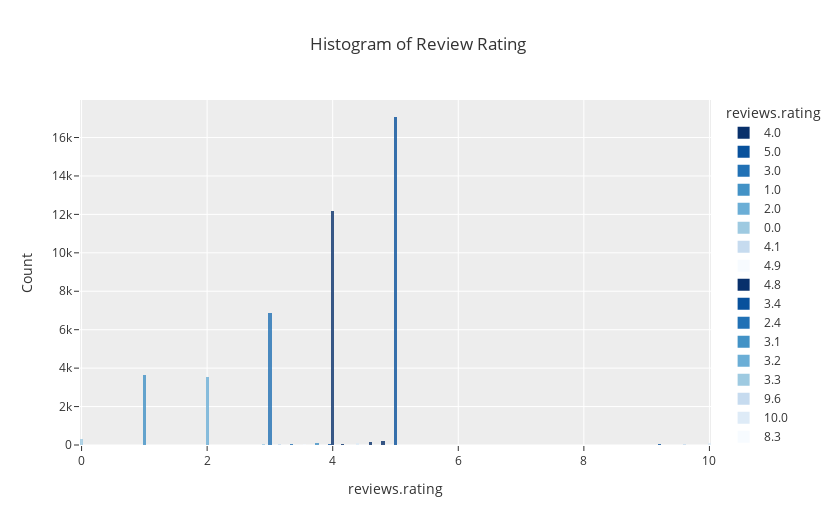

Here is the notebook cell this chart was saved with:
### Code cell
# count of ratings
fig = px.histogram(df,
             x = 'reviews.rating',
             title = 'Histogram of Review Rating',
             template = 'ggplot2',
             color = 'reviews.rating',
             color_discrete_sequence= px.colors.sequential.Blues_r,
             opacity = 0.8,
             height = 525,
             width = 835,
            )

fig.update_yaxes(title='Count')
fig.show()

### Figure 1 — Plotly figure (JSON) as saved in the notebook; plotly's stock layout.template omitted (floating-point values rounded to 4 significant figures; data arrays with more than 128 entries replaced by an {"elided": "..."} marker saying what was removed)
{"data": [{"alignmentgroup": "True", "bingroup": "x", "hovertemplate": "reviews.rating=%{x}<br>count=%{y}<extra></extra>", "legendgroup": "4.0", "marker": {"color": "rgb(8,48,107)", "opacity": 0.8, "pattern": {"shape": ""}}, "name": "4.0", "offsetgroup": "4.0", "orientation": "v", "showlegend": true, "type": "histogram", "x": {"elided": "12152 int values"}, "xaxis": "x", "yaxis": "y"}, {"alignmentgroup": "True", "bingroup": "x", "hovertemplate": "reviews.rating=%{x}<br>count=%{y}<extra></extra>", "legendgroup": "5.0", "marker": {"color": "rgb(8,81,156)", "opacity": 0.8, "pattern": {"shape": ""}}, "name": "5.0", "offsetgroup": "5.0", "orientation": "v", "showlegend": true, "type": "histogram", "x": {"elided": "17055 int values"}, "xaxis": "x", "yaxis": "y"}, {"alignmentgroup": "True", "bingroup": "x", "hovertemplate": "reviews.rating=%{x}<br>count=%{y}<extra></extra>", "legendgroup": "3.0", "marker": {"color": "rgb(33,113,181)", "opacity": 0.8, "pattern": {"shape": ""}}, "name": "3.0", "offsetgroup": "3.0", "orientation": "v", "showlegend": true, "type": "histogram", "x": {"elided": "6895 int values"}, "xaxis": "x", "yaxis": "y"}, {"alignmentgroup": "True", "bingroup": "x", "hovertemplate": "reviews.rating=%{x}<br>count=%{y}<extra></extra>", "legendgroup": "1.0", "marker": {"color": "rgb(66,146,198)", "opacity": 0.8, "pattern": {"shape": ""}}, "name": "1.0", "offsetgroup": "1.0", "orientation": "v", "showlegend": true, "type": "histogram", "x": {"elided": "3640 int values"}, "xaxis": "x", "yaxis": "y"}, {"alignmentgroup": "True", "bingroup": "x", "hovertemplate": "reviews.rating=%{x}<br>count=%{y}<extra></extra>", "legendgroup": "2.0", "marker": {"color": "rgb(107,174,214)", "opacity": 0.8, "pattern": {"shape": ""}}, "name": "2.0", "offsetgroup": "2.0", "orientation": "v", "showlegend": true, "type": "histogram", "x": {"elided": "3540 int values"}, "xaxis": "x", "yaxis": "y"}, {"alignmentgroup": "True", "bingroup": "x", "hovertemplate": "reviews.rating=%{x}<br>count=%{y}<extra></extra>", "legendgroup": "0.0", "marker": {"color": "rgb(158,202,225)", "opacity": 0.8, "pattern": {"shape": ""}}, "name": "0.0", "offsetgroup": "0.0", "orientation": "v", "showlegend": true, "type": "histogram", "x": {"elided": "337 int values"}, "xaxis": "x", "yaxis": "y"}, {"alignmentgroup": "True", "bingroup": "x", "hovertemplate": "reviews.rating=%{x}<br>count=%{y}<extra></extra>", "legendgroup": "4.1", "marker": {"color": "rgb(198,219,239)", "opacity": 0.8, "pattern": {"shape": ""}}, "name": "4.1", "offsetgroup": "4.1", "orientation": "v", "showlegend": true, "type": "histogram", "x": [4.1, 4.1, 4.1, 4.1, 4.1, 4.1, 4.1, 4.1, 4.1, 4.1, 4.1, 4.1, 4.1, 4.1], "xaxis": "x", "yaxis": "y"}, {"alignmentgroup": "True", "bingroup": "x", "hovertemplate": "reviews.rating=%{x}<br>count=%{y}<extra></extra>", "legendgroup": "4.9", "marker": {"color": "rgb(247,251,255)", "opacity": 0.8, "pattern": {"shape": ""}}, "name": "4.9", "offsetgroup": "4.9", "orientation": "v", "showlegend": true, "type": "histogram", "x": [4.9, 4.9, 4.9, 4.9, 4.9, 4.9], "xaxis": "x", "yaxis": "y"}, {"alignmentgroup": "True", "bingroup": "x", "hovertemplate": "reviews.rating=%{x}<br>count=%{y}<extra></extra>", "legendgroup": "4.8", "marker": {"color": "rgb(8,48,107)", "opacity": 0.8, "pattern": {"shape": ""}}, "name": "4.8", "offsetgroup": "4.8", "orientation": "v", "showlegend": true, "type": "histogram", "x": {"elided": "187 float values"}, "xaxis": "x", "yaxis": "y"}, {"alignmentgroup": "True", "bingroup": "x", "hovertemplate": "reviews.rating=%{x}<br>count=%{y}<extra></extra>", "legendgroup": "3.4", "marker": {"color": "rgb(8,81,156)", "opacity": 0.8, "pattern": {"shape": ""}}, "name": "3.4", "offsetgroup": "3.4", "orientation": "v", "showlegend": true, "type": "histogram", "x": [3.4, 3.4, 3.4, 3.4, 3.4, 3.4, 3.4, 3.4, 3.4, 3.4, 3.4, 3.4, 3.4, 3.4, 3.4, 3.4, 3.4], "xaxis": "x", "yaxis": "y"}, {"alignmentgroup": "True", "bingroup": "x", "hovertemplate": "reviews.rating=%{x}<br>count=%{y}<extra></extra>", "legendgroup": "2.4", "marker": {"color": "rgb(33,113,181)", "opacity": 0.8, "pattern": {"shape": ""}}, "name": "2.4", "offsetgroup": "2.4", "orientation": "v", "showlegend": true, "type": "histogram", "x": [2.4, 2.4, 2.4, 2.4], "xaxis": "x", "yaxis": "y"}, {"alignmentgroup": "True", "bingroup": "x", "hovertemplate": "reviews.rating=%{x}<br>count=%{y}<extra></extra>", "legendgroup": "3.1", "marker": {"color": "rgb(66,146,198)", "opacity": 0.8, "pattern": {"shape": ""}}, "name": "3.1", "offsetgroup": "3.1", "orientation": "v", "showlegend": true, "type": "histogram", "x": [3.1, 3.1, 3.1, 3.1, 3.1, 3.1, 3.1], "xaxis": "x", "yaxis": "y"}, {"alignmentgroup": "True", "bingroup": "x", "hovertemplate": "reviews.rating=%{x}<br>count=%{y}<extra></extra>", "legendgroup": "3.2", "marker": {"color": "rgb(107,174,214)", "opacity": 0.8, "pattern": {"shape": ""}}, "name": "3.2", "offsetgroup": "3.2", "orientation": "v", "showlegend": true, "type": "histogram", "x": [3.2, 3.2], "xaxis": "x", "yaxis": "y"}, {"alignmentgroup": "True", "bingroup": "x", "hovertemplate": "reviews.rating=%{x}<br>count=%{y}<extra></extra>", "legendgroup": "3.3", "marker": {"color": "rgb(158,202,225)", "opacity": 0.8, "pattern": {"shape": ""}}, "name": "3.3", "offsetgroup": "3.3", "orientation": "v", "showlegend": true, "type": "histogram", "x": [3.3, 3.3, 3.3, 3.3, 3.3, 3.3], "xaxis": "x", "yaxis": "y"}, {"alignmentgroup": "True", "bingroup": "x", "hovertemplate": "reviews.rating=%{x}<br>count=%{y}<extra></extra>", "legendgroup": "9.6", "marker": {"color": "rgb(198,219,239)", "opacity": 0.8, "pattern": {"shape": ""}}, "name": "9.6", "offsetgroup": "9.6", "orientation": "v", "showlegend": true, "type": "histogram", "x": [9.6, 9.6, 9.6, 9.6, 9.6, 9.6, 9.6, 9.6, 9.6, 9.6, 9.6, 9.6, 9.6, 9.6, 9.6, 9.6, 9.6, 9.6, 9.6, 9.6, 9.6, 9.6, 9.6, 9.6, 9.6, 9.6, 9.6, 9.6, 9.6, 9.6, 9.6, 9.6, 9.6, 9.6, 9.6, 9.6, 9.6, 9.6, 9.6, 9.6, 9.6, 9.6, 9.6, 9.6, 9.6, 9.6, 9.6, 9.6, 9.6, 9.6, 9.6, 9.6, 9.6], "xaxis": "x", "yaxis": "y"}, {"alignmentgroup": "True", "bingroup": "x", "hovertemplate": "reviews.rating=%{x}<br>count=%{y}<extra></extra>", "legendgroup": "10.0", "marker": {"color": "rgb(222,235,247)", "opacity": 0.8, "pattern": {"shape": ""}}, "name": "10.0", "offsetgroup": "10.0", "orientation": "v", "showlegend": true, "type": "histogram", "x": [10, 10, 10, 10, 10, 10, 10, 10, 10, 10, 10, 10, 10, 10, 10, 10, 10, 10, 10, 10, 10, 10, 10, 10, 10, 10, 10, 10, 10, 10, 10, 10, 10, 10, 10, 10, 10, 10, 10, 10, 10, 10, 10, 10, 10, 10, 10, 10, 10, 10, 10, 10, 10, 10, 10, 10, 10, 10, 10, 10, 10, 10, 10, 10, 10, 10, 10, 10, 10, 10, 10, 10, 10, 10, 10, 10, 10, 10, 10, 10, 10, 10, 10, 10, 10, 10, 10, 10, 10, 10, 10, 10, 10, 10, 10, 10, 10, 10, 10, 10, 10], "xaxis": "x", "yaxis": "y"}, {"alignmentgroup": "True", "bingroup": "x", "hovertemplate": "reviews.rating=%{x}<br>count=%{y}<extra></extra>", "legendgroup": "8.3", "marker": {"color": "rgb(247,251,255)", "opacity": 0.8, "pattern": {"shape": ""}}, "name": "8.3", "offsetgroup": "8.3", "orientation": "v", "showlegend": true, "type": "histogram", "x": [8.3, 8.3, 8.3, 8.3, 8.3, 8.3, 8.3, 8.3, 8.3, 8.3, 8.3, 8.3, 8.3, 8.3, 8.3, 8.3, 8.3, 8.3, 8.3, 8.3, 8.3, 8.3, 8.3, 8.3, 8.3], "xaxis": "x", "yaxis": "y"}, {"alignmentgroup": "True", "bingroup": "x", "hovertemplate": "reviews.rating=%{x}<br>count=%{y}<extra></extra>", "legendgroup": "8.8", "marker": {"color": "rgb(8,48,107)", "opacity": 0.8, "pattern": {"shape": ""}}, "name": "8.8", "offsetgroup": "8.8", "orientation": "v", "showlegend": true, "type": "histogram", "x": [8.8, 8.8, 8.8, 8.8, 8.8, 8.8, 8.8, 8.8, 8.8, 8.8, 8.8, 8.8, 8.8, 8.8, 8.8, 8.8, 8.8, 8.8, 8.8, 8.8, 8.8, 8.8, 8.8, 8.8], "xaxis": "x", "yaxis": "y"}, {"alignmentgroup": "True", "bingroup": "x", "hovertemplate": "reviews.rating=%{x}<br>count=%{y}<extra></extra>", "legendgroup": "9.2", "marker": {"color": "rgb(8,81,156)", "opacity": 0.8, "pattern": {"shape": ""}}, "name": "9.2", "offsetgroup": "9.2", "orientation": "v", "showlegend": true, "type": "histogram", "x": [9.2, 9.2, 9.2, 9.2, 9.2, 9.2, 9.2, 9.2, 9.2, 9.2, 9.2, 9.2, 9.2, 9.2, 9.2, 9.2, 9.2, 9.2, 9.2, 9.2, 9.2, 9.2, 9.2, 9.2, 9.2, 9.2, 9.2, 9.2, 9.2, 9.2, 9.2, 9.2, 9.2, 9.2, 9.2, 9.2, 9.2, 9.2, 9.2, 9.2, 9.2, 9.2, 9.2, 9.2, 9.2, 9.2, 9.2, 9.2, 9.2], "xaxis": "x", "yaxis": "y"}, {"alignmentgroup": "True", "bingroup": "x", "hovertemplate": "reviews.rating=%{x}<br>count=%{y}<extra></extra>", "legendgroup": "7.5", "marker": {"color": "rgb(33,113,181)", "opacity": 0.8, "pattern": {"shape": ""}}, "name": "7.5", "offsetgroup": "7.5", "orientation": "v", "showlegend": true, "type": "histogram", "x": [7.5, 7.5, 7.5, 7.5, 7.5, 7.5, 7.5, 7.5, 7.5, 7.5, 7.5, 7.5, 7.5, 7.5, 7.5, 7.5, 7.5, 7.5, 7.5, 7.5, 7.5, 7.5, 7.5, 7.5], "xaxis": "x", "yaxis": "y"}, {"alignmentgroup": "True", "bingroup": "x", "hovertemplate": "reviews.rating=%{x}<br>count=%{y}<extra></extra>", "legendgroup": "7.9", "marker": {"color": "rgb(66,146,198)", "opacity": 0.8, "pattern": {"shape": ""}}, "name": "7.9", "offsetgroup": "7.9", "orientation": "v", "showlegend": true, "type": "histogram", "x": [7.9, 7.9, 7.9, 7.9, 7.9, 7.9, 7.9, 7.9, 7.9, 7.9, 7.9, 7.9, 7.9, 7.9, 7.9, 7.9, 7.9, 7.9, 7.9, 7.9, 7.9, 7.9, 7.9, 7.9], "xaxis": "x", "yaxis": "y"}, {"alignmentgroup": "True", "bingroup": "x", "hovertemplate": "reviews.rating=%{x}<br>count=%{y}<extra></extra>", "legendgroup": "7.1", "marker": {"color": "rgb(107,174,214)", "opacity": 0.8, "pattern": {"shape": ""}}, "name": "7.1", "offsetgroup": "7.1", "orientation": "v", "showlegend": true, "type": "histogram", "x": [7.1, 7.1, 7.1, 7.1, 7.1, 7.1, 7.1, 7.1, 7.1, 7.1, 7.1, 7.1, 7.1], "xaxis": "x", "yaxis": "y"}, {"alignmentgroup": "True", "bingroup": "x", "hovertemplate": "reviews.rating=%{x}<br>count=%{y}<extra></extra>", "legendgroup": "3.8", "marker": {"color": "rgb(158,202,225)", "opacity": 0.8, "pattern": {"shape": ""}}, "name": "3.8", "offsetgroup": "3.8", "orientation": "v", "showlegend": true, "type": "histogram", "x": [3.8, 3.8, 3.8], "xaxis": "x", "yaxis": "y"}, {"alignmentgroup": "True", "bingroup": "x", "hovertemplate": "reviews.rating=%{x}<br>count=%{y}<extra></extra>", "legendgroup": "5.8", "marker": {"color": "rgb(198,219,239)", "opacity": 0.8, "pattern": {"shape": ""}}, "name": "5.8", "offsetgroup": "5.8", "orientation": "v", "showlegend": true, "type": "histogram", "x": [5.8, 5.8, 5.8, 5.8, 5.8, 5.8], "xaxis": "x", "yaxis": "y"}, {"alignmentgroup": "True", "bingroup": "x", "hovertemplate": "reviews.rating=%{x}<br>count=%{y}<extra></extra>", "legendgroup": "6.7", "marker": {"color": "rgb(222,235,247)", "opacity": 0.8, "pattern": {"shape": ""}}, "name": "6.7", "offsetgroup": "6.7", "orientation": "v", "showlegend": true, "type": "histogram", "x": [6.7, 6.7, 6.7, 6.7, 6.7, 6.7, 6.7, 6.7, 6.7, 6.7, 6.7, 6.7], "xaxis": "x", "yaxis": "y"}, {"alignmentgroup": "True", "bingroup": "x", "hovertemplate": "reviews.rating=%{x}<br>count=%{y}<extra></extra>", "legendgroup": "6.3", "marker": {"color": "rgb(247,251,255)", "opacity": 0.8, "pattern": {"shape": ""}}, "name": "6.3", "offsetgroup": "6.3", "orientation": "v", "showlegend": true, "type": "histogram", "x": [6.3, 6.3, 6.3, 6.3, 6.3, 6.3, 6.3, 6.3, 6.3, 6.3, 6.3, 6.3, 6.3, 6.3], "xaxis": "x", "yaxis": "y"}, {"alignmentgroup": "True", "bingroup": "x", "hovertemplate": "reviews.rating=%{x}<br>count=%{y}<extra></extra>", "legendgroup": "4.2", "marker": {"color": "rgb(8,48,107)", "opacity": 0.8, "pattern": {"shape": ""}}, "name": "4.2", "offsetgroup": "4.2", "orientation": "v", "showlegend": true, "type": "histogram", "x": [4.2, 4.2, 4.2, 4.2, 4.2, 4.2, 4.2, 4.2, 4.2, 4.2, 4.2, 4.2, 4.2, 4.2, 4.2, 4.2, 4.2, 4.2, 4.2, 4.2, 4.2, 4.2], "xaxis": "x", "yaxis": "y"}, {"alignmentgroup": "True", "bingroup": "x", "hovertemplate": "reviews.rating=%{x}<br>count=%{y}<extra></extra>", "legendgroup": "4.5", "marker": {"color": "rgb(8,81,156)", "opacity": 0.8, "pattern": {"shape": ""}}, "name": "4.5", "offsetgroup": "4.5", "orientation": "v", "showlegend": true, "type": "histogram", "x": [4.5, 4.5, 4.5, 4.5, 4.5, 4.5, 4.5, 4.5, 4.5, 4.5, 4.5, 4.5, 4.5, 4.5, 4.5, 4.5, 4.5], "xaxis": "x", "yaxis": "y"}, {"alignmentgroup": "True", "bingroup": "x", "hovertemplate": "reviews.rating=%{x}<br>count=%{y}<extra></extra>", "legendgroup": "3.9", "marker": {"color": "rgb(33,113,181)", "opacity": 0.8, "pattern": {"shape": ""}}, "name": "3.9", "offsetgroup": "3.9", "orientation": "v", "showlegend": true, "type": "histogram", "x": [3.9, 3.9], "xaxis": "x", "yaxis": "y"}, {"alignmentgroup": "True", "bingroup": "x", "hovertemplate": "reviews.rating=%{x}<br>count=%{y}<extra></extra>", "legendgroup": "1.3", "marker": {"color": "rgb(66,146,198)", "opacity": 0.8, "pattern": {"shape": ""}}, "name": "1.3", "offsetgroup": "1.3", "orientation": "v", "showlegend": true, "type": "histogram", "x": [1.3], "xaxis": "x", "yaxis": "y"}, {"alignmentgroup": "True", "bingroup": "x", "hovertemplate": "reviews.rating=%{x}<br>count=%{y}<extra></extra>", "legendgroup": "4.3", "marker": {"color": "rgb(107,174,214)", "opacity": 0.8, "pattern": {"shape": ""}}, "name": "4.3", "offsetgroup": "4.3", "orientation": "v", "showlegend": true, "type": "histogram", "x": [4.3, 4.3, 4.3, 4.3, 4.3, 4.3, 4.3, 4.3, 4.3, 4.3, 4.3, 4.3, 4.3, 4.3, 4.3, 4.3, 4.3, 4.3, 4.3, 4.3, 4.3, 4.3, 4.3, 4.3, 4.3, 4.3], "xaxis": "x", "yaxis": "y"}, {"alignmentgroup": "True", "bingroup": "x", "hovertemplate": "reviews.rating=%{x}<br>count=%{y}<extra></extra>", "legendgroup": "4.7", "marker": {"color": "rgb(158,202,225)", "opacity": 0.8, "pattern": {"shape": ""}}, "name": "4.7", "offsetgroup": "4.7", "orientation": "v", "showlegend": true, "type": "histogram", "x": [4.7, 4.7, 4.7, 4.7, 4.7, 4.7], "xaxis": "x", "yaxis": "y"}, {"alignmentgroup": "True", "bingroup": "x", "hovertemplate": "reviews.rating=%{x}<br>count=%{y}<extra></extra>", "legendgroup": "2.8", "marker": {"color": "rgb(198,219,239)", "opacity": 0.8, "pattern": {"shape": ""}}, "name": "2.8", "offsetgroup": "2.8", "orientation": "v", "showlegend": true, "type": "histogram", "x": [2.8], "xaxis": "x", "yaxis": "y"}, {"alignmentgroup": "True", "bingroup": "x", "hovertemplate": "reviews.rating=%{x}<br>count=%{y}<extra></extra>", "legendgroup": "4.4", "marker": {"color": "rgb(222,235,247)", "opacity": 0.8, "pattern": {"shape": ""}}, "name": "4.4", "offsetgroup": "4.4", "orientation": "v", "showlegend": true, "type": "histogram", "x": [4.4, 4.4, 4.4, 4.4, 4.4, 4.4, 4.4, 4.4, 4.4, 4.4, 4.4, 4.4, 4.4, 4.4, 4.4, 4.4, 4.4, 4.4, 4.4, 4.4, 4.4, 4.4, 4.4, 4.4, 4.4, 4.4, 4.4, 4.4, 4.4, 4.4, 4.4, 4.4, 4.4, 4.4, 4.4, 4.4, 4.4, 4.4, 4.4, 4.4, 4.4, 4.4, 4.4, 4.4, 4.4, 4.4, 4.4, 4.4, 4.4, 4.4, 4.4, 4.4, 4.4, 4.4, 4.4, 4.4, 4.4, 4.4, 4.4, 4.4, 4.4, 4.4, 4.4, 4.4, 4.4, 4.4, 4.4, 4.4, 4.4, 4.4, 4.4, 4.4, 4.4, 4.4, 4.4, 4.4, 4.4, 4.4, 4.4, 4.4, 4.4, 4.4, 4.4, 4.4, 4.4, 4.4, 4.4, 4.4, 4.4, 4.4, 4.4, 4.4, 4.4, 4.4, 4.4, 4.4, 4.4, 4.4, 4.4, 4.4, 4.4, 4.4, 4.4, 4.4, 4.4, 4.4, 4.4, 4.4], "xaxis": "x", "yaxis": "y"}, {"alignmentgroup": "True", "bingroup": "x", "hovertemplate": "reviews.rating=%{x}<br>count=%{y}<extra></extra>", "legendgroup": "1.5", "marker": {"color": "rgb(247,251,255)", "opacity": 0.8, "pattern": {"shape": ""}}, "name": "1.5", "offsetgroup": "1.5", "orientation": "v", "showlegend": true, "type": "histogram", "x": [1.5], "xaxis": "x", "yaxis": "y"}, {"alignmentgroup": "True", "bingroup": "x", "hovertemplate": "reviews.rating=%{x}<br>count=%{y}<extra></extra>", "legendgroup": "4.6", "marker": {"color": "rgb(8,48,107)", "opacity": 0.8, "pattern": {"shape": ""}}, "name": "4.6", "offsetgroup": "4.6", "orientation": "v", "showlegend": true, "type": "histogram", "x": {"elided": "162 float values"}, "xaxis": "x", "yaxis": "y"}, {"alignmentgroup": "True", "bingroup": "x", "hovertemplate": "reviews.rating=%{x}<br>count=%{y}<extra></extra>", "legendgroup": "3.7", "marker": {"color": "rgb(8,81,156)", "opacity": 0.8, "pattern": {"shape": ""}}, "name": "3.7", "offsetgroup": "3.7", "orientation": "v", "showlegend": true, "type": "histogram", "x": [3.7, 3.7], "xaxis": "x", "yaxis": "y"}, {"alignmentgroup": "True", "bingroup": "x", "hovertemplate": "reviews.rating=%{x}<br>count=%{y}<extra></extra>", "legendgroup": "5.4", "marker": {"color": "rgb(33,113,181)", "opacity": 0.8, "pattern": {"shape": ""}}, "name": "5.4", "offsetgroup": "5.4", "orientation": "v", "showlegend": true, "type": "histogram", "x": [5.4, 5.4, 5.4, 5.4, 5.4, 5.4, 5.4, 5.4, 5.4], "xaxis": "x", "yaxis": "y"}, {"alignmentgroup": "True", "bingroup": "x", "hovertemplate": "reviews.rating=%{x}<br>count=%{y}<extra></extra>", "legendgroup": "2.5", "marker": {"color": "rgb(66,146,198)", "opacity": 0.8, "pattern": {"shape": ""}}, "name": "2.5", "offsetgroup": "2.5", "orientation": "v", "showlegend": true, "type": "histogram", "x": [2.5, 2.5, 2.5, 2.5, 2.5, 2.5, 2.5, 2.5, 2.5, 2.5, 2.5, 2.5, 2.5, 2.5, 2.5, 2.5, 2.5, 2.5, 2.5, 2.5, 2.5, 2.5], "xaxis": "x", "yaxis": "y"}, {"alignmentgroup": "True", "bingroup": "x", "hovertemplate": "reviews.rating=%{x}<br>count=%{y}<extra></extra>", "legendgroup": "6.0", "marker": {"color": "rgb(107,174,214)", "opacity": 0.8, "pattern": {"shape": ""}}, "name": "6.0", "offsetgroup": "6.0", "orientation": "v", "showlegend": true, "type": "histogram", "x": [6], "xaxis": "x", "yaxis": "y"}, {"alignmentgroup": "True", "bingroup": "x", "hovertemplate": "reviews.rating=%{x}<br>count=%{y}<extra></extra>", "legendgroup": "2.9", "marker": {"color": "rgb(158,202,225)", "opacity": 0.8, "pattern": {"shape": ""}}, "name": "2.9", "offsetgroup": "2.9", "orientation": "v", "showlegend": true, "type": "histogram", "x": [2.9, 2.9, 2.9, 2.9, 2.9, 2.9, 2.9, 2.9, 2.9, 2.9, 2.9, 2.9, 2.9, 2.9, 2.9, 2.9, 2.9, 2.9, 2.9, 2.9, 2.9, 2.9, 2.9, 2.9, 2.9, 2.9, 2.9, 2.9, 2.9, 2.9, 2.9, 2.9, 2.9, 2.9, 2.9], "xaxis": "x", "yaxis": "y"}, {"alignmentgroup": "True", "bingroup": "x", "hovertemplate": "reviews.rating=%{x}<br>count=%{y}<extra></extra>", "legendgroup": "7.0", "marker": {"color": "rgb(198,219,239)", "opacity": 0.8, "pattern": {"shape": ""}}, "name": "7.0", "offsetgroup": "7.0", "orientation": "v", "showlegend": true, "type": "histogram", "x": [7], "xaxis": "x", "yaxis": "y"}, {"alignmentgroup": "True", "bingroup": "x", "hovertemplate": "reviews.rating=%{x}<br>count=%{y}<extra></extra>", "legendgroup": "9.5", "marker": {"color": "rgb(222,235,247)", "opacity": 0.8, "pattern": {"shape": ""}}, "name": "9.5", "offsetgroup": "9.5", "orientation": "v", "showlegend": true, "type": "histogram", "x": [9.5], "xaxis": "x", "yaxis": "y"}, {"alignmentgroup": "True", "bingroup": "x", "hovertemplate": "reviews.rating=%{x}<br>count=%{y}<extra></extra>", "legendgroup": "3.55", "marker": {"color": "rgb(247,251,255)", "opacity": 0.8, "pattern": {"shape": ""}}, "name": "3.55", "offsetgroup": "3.55", "orientation": "v", "showlegend": true, "type": "histogram", "x": [3.55, 3.55, 3.55, 3.55, 3.55, 3.55, 3.55, 3.55, 3.55, 3.55, 3.55, 3.55, 3.55, 3.55, 3.55, 3.55, 3.55, 3.55, 3.55, 3.55, 3.55, 3.55, 3.55, 3.55, 3.55, 3.55, 3.55, 3.55, 3.55, 3.55, 3.55, 3.55, 3.55, 3.55, 3.55, 3.55, 3.55, 3.55, 3.55, 3.55, 3.55, 3.55, 3.55, 3.55, 3.55, 3.55, 3.55, 3.55, 3.55, 3.55], "xaxis": "x", "yaxis": "y"}, {"alignmentgroup": "True", "bingroup": "x", "hovertemplate": "reviews.rating=%{x}<br>count=%{y}<extra></extra>", "legendgroup": "4.15", "marker": {"color": "rgb(8,48,107)", "opacity": 0.8, "pattern": {"shape": ""}}, "name": "4.15", "offsetgroup": "4.15", "orientation": "v", "showlegend": true, "type": "histogram", "x": [4.15, 4.15, 4.15, 4.15, 4.15, 4.15, 4.15, 4.15, 4.15, 4.15, 4.15, 4.15, 4.15, 4.15, 4.15, 4.15, 4.15, 4.15, 4.15, 4.15, 4.15, 4.15, 4.15, 4.15, 4.15, 4.15, 4.15, 4.15, 4.15, 4.15, 4.15, 4.15, 4.15, 4.15, 4.15, 4.15, 4.15, 4.15, 4.15, 4.15, 4.15, 4.15, 4.15, 4.15, 4.15, 4.15, 4.15, 4.15, 4.15, 4.15, 4.15, 4.15, 4.15, 4.15, 4.15, 4.15, 4.15, 4.15, 4.15, 4.15, 4.15, 4.15, 4.15, 4.15, 4.15, 4.15, 4.15, 4.15, 4.15, 4.15, 4.15, 4.15, 4.15, 4.15, 4.15, 4.15, 4.15, 4.15], "xaxis": "x", "yaxis": "y"}, {"alignmentgroup": "True", "bingroup": "x", "hovertemplate": "reviews.rating=%{x}<br>count=%{y}<extra></extra>", "legendgroup": "3.95", "marker": {"color": "rgb(8,81,156)", "opacity": 0.8, "pattern": {"shape": ""}}, "name": "3.95", "offsetgroup": "3.95", "orientation": "v", "showlegend": true, "type": "histogram", "x": [3.95, 3.95, 3.95, 3.95, 3.95, 3.95, 3.95, 3.95, 3.95, 3.95, 3.95, 3.95, 3.95, 3.95, 3.95, 3.95, 3.95, 3.95, 3.95, 3.95, 3.95, 3.95, 3.95, 3.95, 3.95, 3.95, 3.95, 3.95, 3.95, 3.95, 3.95, 3.95, 3.95, 3.95, 3.95, 3.95, 3.95, 3.95, 3.95, 3.95, 3.95, 3.95, 3.95, 3.95, 3.95, 3.95, 3.95, 3.95, 3.95, 3.95, 3.95, 3.95], "xaxis": "x", "yaxis": "y"}, {"alignmentgroup": "True", "bingroup": "x", "hovertemplate": "reviews.rating=%{x}<br>count=%{y}<extra></extra>", "legendgroup": "3.35", "marker": {"color": "rgb(33,113,181)", "opacity": 0.8, "pattern": {"shape": ""}}, "name": "3.35", "offsetgroup": "3.35", "orientation": "v", "showlegend": true, "type": "histogram", "x": [3.35, 3.35, 3.35, 3.35, 3.35, 3.35, 3.35, 3.35, 3.35, 3.35, 3.35, 3.35, 3.35, 3.35, 3.35, 3.35, 3.35, 3.35, 3.35, 3.35, 3.35, 3.35, 3.35, 3.35, 3.35, 3.35, 3.35, 3.35, 3.35, 3.35, 3.35, 3.35, 3.35, 3.35, 3.35, 3.35, 3.35, 3.35, 3.35, 3.35], "xaxis": "x", "yaxis": "y"}, {"alignmentgroup": "True", "bingroup": "x", "hovertemplate": "reviews.rating=%{x}<br>count=%{y}<extra></extra>", "legendgroup": "3.75", "marker": {"color": "rgb(66,146,198)", "opacity": 0.8, "pattern": {"shape": ""}}, "name": "3.75", "offsetgroup": "3.75", "orientation": "v", "showlegend": true, "type": "histogram", "x": [3.75, 3.75, 3.75, 3.75, 3.75, 3.75, 3.75, 3.75, 3.75, 3.75, 3.75, 3.75, 3.75, 3.75, 3.75, 3.75, 3.75, 3.75, 3.75, 3.75, 3.75, 3.75, 3.75, 3.75, 3.75, 3.75, 3.75, 3.75, 3.75, 3.75, 3.75, 3.75, 3.75, 3.75, 3.75, 3.75, 3.75, 3.75, 3.75, 3.75, 3.75, 3.75, 3.75, 3.75, 3.75, 3.75, 3.75, 3.75, 3.75, 3.75, 3.75, 3.75, 3.75, 3.75, 3.75, 3.75, 3.75, 3.75, 3.75, 3.75, 3.75, 3.75, 3.75, 3.75, 3.75, 3.75, 3.75, 3.75, 3.75, 3.75, 3.75, 3.75, 3.75, 3.75, 3.75, 3.75, 3.75, 3.75, 3.75, 3.75, 3.75, 3.75, 3.75, 3.75, 3.75, 3.75, 3.75, 3.75, 3.75, 3.75, 3.75], "xaxis": "x", "yaxis": "y"}, {"alignmentgroup": "True", "bingroup": "x", "hovertemplate": "reviews.rating=%{x}<br>count=%{y}<extra></extra>", "legendgroup": "2.1", "marker": {"color": "rgb(107,174,214)", "opacity": 0.8, "pattern": {"shape": ""}}, "name": "2.1", "offsetgroup": "2.1", "orientation": "v", "showlegend": true, "type": "histogram", "x": [2.1, 2.1, 2.1, 2.1, 2.1, 2.1, 2.1, 2.1, 2.1, 2.1, 2.1], "xaxis": "x", "yaxis": "y"}, {"alignmentgroup": "True", "bingroup": "x", "hovertemplate": "reviews.rating=%{x}<br>count=%{y}<extra></extra>", "legendgroup": "1.65", "marker": {"color": "rgb(158,202,225)", "opacity": 0.8, "pattern": {"shape": ""}}, "name": "1.65", "offsetgroup": "1.65", "orientation": "v", "showlegend": true, "type": "histogram", "x": [1.65, 1.65, 1.65, 1.65, 1.65, 1.65, 1.65, 1.65], "xaxis": "x", "yaxis": "y"}, {"alignmentgroup": "True", "bingroup": "x", "hovertemplate": "reviews.rating=%{x}<br>count=%{y}<extra></extra>", "legendgroup": "3.15", "marker": {"color": "rgb(198,219,239)", "opacity": 0.8, "pattern": {"shape": ""}}, "name": "3.15", "offsetgroup": "3.15", "orientation": "v", "showlegend": true, "type": "histogram", "x": [3.15, 3.15, 3.15, 3.15, 3.15, 3.15, 3.15, 3.15, 3.15, 3.15, 3.15, 3.15, 3.15, 3.15, 3.15, 3.15, 3.15, 3.15, 3.15, 3.15, 3.15, 3.15, 3.15, 3.15, 3.15, 3.15, 3.15, 3.15, 3.15, 3.15, 3.15, 3.15, 3.15, 3.15, 3.15, 3.15, 3.15], "xaxis": "x", "yaxis": "y"}, {"alignmentgroup": "True", "bingroup": "x", "hovertemplate": "reviews.rating=%{x}<br>count=%{y}<extra></extra>", "legendgroup": "2.7", "marker": {"color": "rgb(222,235,247)", "opacity": 0.8, "pattern": {"shape": ""}}, "name": "2.7", "offsetgroup": "2.7", "orientation": "v", "showlegend": true, "type": "histogram", "x": [2.7, 2.7, 2.7, 2.7, 2.7, 2.7, 2.7, 2.7, 2.7, 2.7, 2.7, 2.7, 2.7, 2.7, 2.7, 2.7, 2.7, 2.7, 2.7, 2.7, 2.7, 2.7, 2.7], "xaxis": "x", "yaxis": "y"}, {"alignmentgroup": "True", "bingroup": "x", "hovertemplate": "reviews.rating=%{x}<br>count=%{y}<extra></extra>", "legendgroup": "1.45", "marker": {"color": "rgb(247,251,255)", "opacity": 0.8, "pattern": {"shape": ""}}, "name": "1.45", "offsetgroup": "1.45", "orientation": "v", "showlegend": true, "type": "histogram", "x": [1.45, 1.45, 1.45, 1.45, 1.45, 1.45], "xaxis": "x", "yaxis": "y"}, {"alignmentgroup": "True", "bingroup": "x", "hovertemplate": "reviews.rating=%{x}<br>count=%{y}<extra></extra>", "legendgroup": "2.75", "marker": {"color": "rgb(8,48,107)", "opacity": 0.8, "pattern": {"shape": ""}}, "name": "2.75", "offsetgroup": "2.75", "orientation": "v", "showlegend": true, "type": "histogram", "x": [2.75], "xaxis": "x", "yaxis": "y"}, {"alignmentgroup": "True", "bingroup": "x", "hovertemplate": "reviews.rating=%{x}<br>count=%{y}<extra></extra>", "legendgroup": "2.3", "marker": {"color": "rgb(8,81,156)", "opacity": 0.8, "pattern": {"shape": ""}}, "name": "2.3", "offsetgroup": "2.3", "orientation": "v", "showlegend": true, "type": "histogram", "x": [2.3, 2.3, 2.3, 2.3, 2.3, 2.3, 2.3, 2.3, 2.3, 2.3, 2.3, 2.3], "xaxis": "x", "yaxis": "y"}, {"alignmentgroup": "True", "bingroup": "x", "hovertemplate": "reviews.rating=%{x}<br>count=%{y}<extra></extra>", "legendgroup": "3.5", "marker": {"color": "rgb(33,113,181)", "opacity": 0.8, "pattern": {"shape": ""}}, "name": "3.5", "offsetgroup": "3.5", "orientation": "v", "showlegend": true, "type": "histogram", "x": [3.5, 3.5], "xaxis": "x", "yaxis": "y"}, {"alignmentgroup": "True", "bingroup": "x", "hovertemplate": "reviews.rating=%{x}<br>count=%{y}<extra></extra>", "legendgroup": "4.25", "marker": {"color": "rgb(66,146,198)", "opacity": 0.8, "pattern": {"shape": ""}}, "name": "4.25", "offsetgroup": "4.25", "orientation": "v", "showlegend": true, "type": "histogram", "x": [4.25, 4.25], "xaxis": "x", "yaxis": "y"}, {"alignmentgroup": "True", "bingroup": "x", "hovertemplate": "reviews.rating=%{x}<br>count=%{y}<extra></extra>", "legendgroup": "1.25", "marker": {"color": "rgb(107,174,214)", "opacity": 0.8, "pattern": {"shape": ""}}, "name": "1.25", "offsetgroup": "1.25", "orientation": "v", "showlegend": true, "type": "histogram", "x": [1.25, 1.25], "xaxis": "x", "yaxis": "y"}, {"alignmentgroup": "True", "bingroup": "x", "hovertemplate": "reviews.rating=%{x}<br>count=%{y}<extra></extra>", "legendgroup": "1.9", "marker": {"color": "rgb(158,202,225)", "opacity": 0.8, "pattern": {"shape": ""}}, "name": "1.9", "offsetgroup": "1.9", "orientation": "v", "showlegend": true, "type": "histogram", "x": [1.9, 1.9, 1.9, 1.9], "xaxis": "x", "yaxis": "y"}, {"alignmentgroup": "True", "bingroup": "x", "hovertemplate": "reviews.rating=%{x}<br>count=%{y}<extra></extra>", "legendgroup": "3.45", "marker": {"color": "rgb(198,219,239)", "opacity": 0.8, "pattern": {"shape": ""}}, "name": "3.45", "offsetgroup": "3.45", "orientation": "v", "showlegend": true, "type": "histogram", "x": [3.45], "xaxis": "x", "yaxis": "y"}, {"alignmentgroup": "True", "bingroup": "x", "hovertemplate": "reviews.rating=%{x}<br>count=%{y}<extra></extra>", "legendgroup": "3.25", "marker": {"color": "rgb(222,235,247)", "opacity": 0.8, "pattern": {"shape": ""}}, "name": "3.25", "offsetgroup": "3.25", "orientation": "v", "showlegend": true, "type": "histogram", "x": [3.25, 3.25], "xaxis": "x", "yaxis": "y"}, {"alignmentgroup": "True", "bingroup": "x", "hovertemplate": "reviews.rating=%{x}<br>count=%{y}<extra></extra>", "legendgroup": "4.75", "marker": {"color": "rgb(247,251,255)", "opacity": 0.8, "pattern": {"shape": ""}}, "name": "4.75", "offsetgroup": "4.75", "orientation": "v", "showlegend": true, "type": "histogram", "x": [4.75], "xaxis": "x", "yaxis": "y"}], "layout": {"barmode": "relative", "height": 525, "legend": {"title": {"text": "reviews.rating"}, "tracegroupgap": 0}, "title": {"text": "Histogram of Review Rating"}, "width": 835, "xaxis": {"anchor": "y", "categoryarray": [4, 5, 3, 1, 2, 0, 4.1, null, 4.9, 4.8, 3.4, 2.4, 3.1, 3.2, 3.3, 9.6, 10, 8.3, 8.8, 9.2, 7.5, 7.9, 7.1, 3.8, 5.8, 6.7, 6.3, 4.2, 4.5, 3.9, 1.3, 4.3, 4.7, 2.8, 4.4, 1.5, 4.6, 3.7, 5.4, 2.5, 6, 2.9, 7, 9.5, 3.55, 4.15, 3.95, 3.35, 3.75, 2.1, 1.65, 3.15, 2.7, 1.45, 2.75, 2.3, 3.5, 4.25, 1.25, 1.9, 3.45, 3.25, 4.75], "categoryorder": "array", "domain": [0, 1], "title": {"text": "reviews.rating"}}, "yaxis": {"anchor": "x", "domain": [0, 1], "title": {"text": "Count"}}}}
